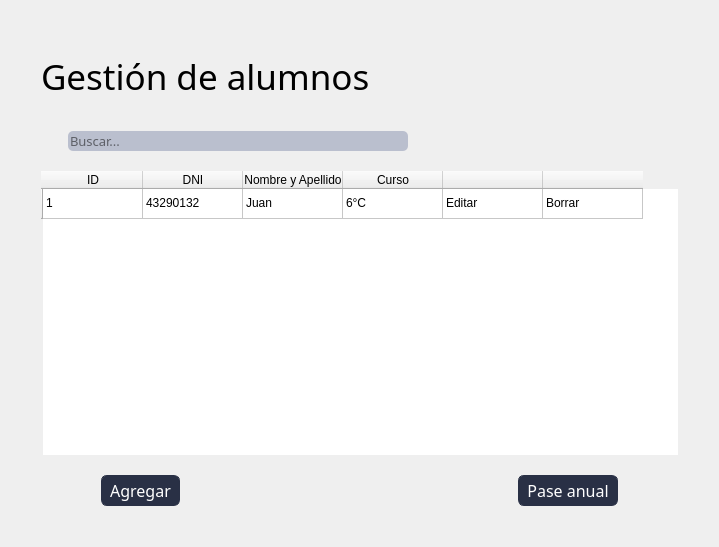
<?xml version="1.0" encoding="UTF-8"?>
<ui version="4.0">
 <class>Form</class>
 <widget class="QWidget" name="Form">
  <property name="geometry">
   <rect>
    <x>0</x>
    <y>0</y>
    <width>719</width>
    <height>547</height>
   </rect>
  </property>
  <property name="windowTitle">
   <string>Form</string>
  </property>
  <property name="styleSheet">
   <string notr="true">*{
    font-family: 'Oswald', sans-serif;
    font-weight: 400;
}

QMenuBar{
    background-color: #293045;
    padding: 0;    
    font-size: 14px;
    color:white;
}

QMenuBar:item{
    padding: 17px;
    border-radius: 10px;

}

QMenuBar:item:selected{
    background-color: #768AC5;
    color:black;
    border-radius: 5px;
    margin: 10px;
    
    

}

QMenu{
    background-color: #293045;

    color: white;
}

QMenu:item{
    padding: 5px;
    border-radius: 5px;
}

QMenu:item:selected{
    background-color: #768AC5;
    color:white;

}
Qmenu#icon{
   icon:size 40px; 
    
}


QRadioButton:indicator{
    border-style: solid;
    border-color:  #293045;
    border-radius: 6%;
    border-width:  2px;
    background-color: #BABFCE;
}
QRadioButton::indicator:checked{
    background-color: #768AC5;
}

#label{
    font-size: 35px;
}

#usuariosLabel{
    font-size: 14px;
}

#contraseALabel{
    font-size: 14px;
}

#usuariosLineEdit{
    width: 170px;
    height: 20px;
    border-radius: 10px;
}

#passwordLineEdit{
    width: 170px;
    height: 20px;
    border-radius: 10px;
}

#labelprofesores{
    font-size: 26px;
}

QLineEdit{
    border-radius: 5px;
    background-color: #BABFCE;
    
}

#title{
    width: 100px;
    height: 200px;
}



QPushButton{
    border-color:#293045;
    border-style: solid;
    border-width: 1px;
    border-radius: 6px;
    background-color: #293045;
    color:#ffffff;
    padding: 3px 8px;

}
QPushButton:hover{
    background-color:#768AC5;
    color:#293045;
}
QPushButton:pressed {
    background-color: #293045;

}

#pushButton_5{
    padding: 10px;
    background-color: #768AC5;
    border-radius: 15%;
}

</string>
  </property>
  <layout class="QHBoxLayout" name="horizontalLayout_3">
   <item>
    <layout class="QVBoxLayout" name="verticalLayout">
     <property name="spacing">
      <number>20</number>
     </property>
     <property name="leftMargin">
      <number>30</number>
     </property>
     <property name="topMargin">
      <number>30</number>
     </property>
     <property name="rightMargin">
      <number>30</number>
     </property>
     <property name="bottomMargin">
      <number>30</number>
     </property>
     <item>
      <widget class="QLabel" name="label">
       <property name="sizePolicy">
        <sizepolicy hsizetype="Fixed" vsizetype="Fixed">
         <horstretch>0</horstretch>
         <verstretch>0</verstretch>
        </sizepolicy>
       </property>
       <property name="minimumSize">
        <size>
         <width>0</width>
         <height>70</height>
        </size>
       </property>
       <property name="font">
        <font>
         <family>Oswald</family>
         <pointsize>-1</pointsize>
         <weight>50</weight>
         <bold>false</bold>
        </font>
       </property>
       <property name="text">
        <string>Gestión de alumnos</string>
       </property>
      </widget>
     </item>
     <item>
      <layout class="QHBoxLayout" name="horizontalLayout_2">
       <item>
        <widget class="QLabel" name="label_2">
         <property name="sizePolicy">
          <sizepolicy hsizetype="Fixed" vsizetype="Fixed">
           <horstretch>0</horstretch>
           <verstretch>0</verstretch>
          </sizepolicy>
         </property>
         <property name="text">
          <string/>
         </property>
         <property name="pixmap">
          <pixmap>lupa.png</pixmap>
         </property>
        </widget>
       </item>
       <item>
        <widget class="QLineEdit" name="lineEdit">
         <property name="sizePolicy">
          <sizepolicy hsizetype="Maximum" vsizetype="Fixed">
           <horstretch>0</horstretch>
           <verstretch>0</verstretch>
          </sizepolicy>
         </property>
         <property name="minimumSize">
          <size>
           <width>340</width>
           <height>0</height>
          </size>
         </property>
         <property name="font">
          <font>
           <family>Oswald</family>
           <pointsize>10</pointsize>
           <weight>50</weight>
           <bold>false</bold>
          </font>
         </property>
         <property name="styleSheet">
          <string notr="true"/>
         </property>
         <property name="placeholderText">
          <string>Buscar...</string>
         </property>
        </widget>
       </item>
       <item>
        <spacer name="horizontalSpacer_2">
         <property name="orientation">
          <enum>Qt::Horizontal</enum>
         </property>
         <property name="sizeHint" stdset="0">
          <size>
           <width>40</width>
           <height>20</height>
          </size>
         </property>
        </spacer>
       </item>
      </layout>
     </item>
     <item>
      <widget class="QTableWidget" name="tableWidget">
       <property name="sizePolicy">
        <sizepolicy hsizetype="Expanding" vsizetype="Expanding">
         <horstretch>0</horstretch>
         <verstretch>0</verstretch>
        </sizepolicy>
       </property>
       <property name="frameShape">
        <enum>QFrame::NoFrame</enum>
       </property>
       <property name="frameShadow">
        <enum>QFrame::Plain</enum>
       </property>
       <property name="sortingEnabled">
        <bool>true</bool>
       </property>
       <row>
        <property name="text">
         <string/>
        </property>
       </row>
       <column>
        <property name="text">
         <string>ID</string>
        </property>
       </column>
       <column>
        <property name="text">
         <string>DNI</string>
        </property>
       </column>
       <column>
        <property name="text">
         <string>Nombre y Apellido</string>
        </property>
       </column>
       <column>
        <property name="text">
         <string>Curso</string>
        </property>
       </column>
       <column>
        <property name="text">
         <string/>
        </property>
       </column>
       <column>
        <property name="text">
         <string/>
        </property>
       </column>
       <item row="0" column="0">
        <property name="text">
         <string>1</string>
        </property>
       </item>
       <item row="0" column="1">
        <property name="text">
         <string>43290132</string>
        </property>
       </item>
       <item row="0" column="2">
        <property name="text">
         <string>Juan </string>
        </property>
       </item>
       <item row="0" column="3">
        <property name="text">
         <string>6°C</string>
        </property>
       </item>
       <item row="0" column="4">
        <property name="text">
         <string>Editar</string>
        </property>
       </item>
       <item row="0" column="5">
        <property name="text">
         <string>Borrar</string>
        </property>
       </item>
      </widget>
     </item>
     <item>
      <layout class="QHBoxLayout" name="horizontalLayout">
       <property name="leftMargin">
        <number>60</number>
       </property>
       <property name="rightMargin">
        <number>60</number>
       </property>
       <item>
        <widget class="QPushButton" name="pushButton_2">
         <property name="font">
          <font>
           <family>Oswald</family>
           <pointsize>12</pointsize>
           <weight>50</weight>
           <bold>false</bold>
          </font>
         </property>
         <property name="styleSheet">
          <string notr="true"/>
         </property>
         <property name="text">
          <string>Agregar</string>
         </property>
        </widget>
       </item>
       <item>
        <spacer name="horizontalSpacer">
         <property name="orientation">
          <enum>Qt::Horizontal</enum>
         </property>
         <property name="sizeHint" stdset="0">
          <size>
           <width>40</width>
           <height>20</height>
          </size>
         </property>
        </spacer>
       </item>
       <item>
        <widget class="QPushButton" name="pushButton">
         <property name="font">
          <font>
           <family>Oswald</family>
           <pointsize>12</pointsize>
           <weight>50</weight>
           <bold>false</bold>
          </font>
         </property>
         <property name="styleSheet">
          <string notr="true"/>
         </property>
         <property name="text">
          <string>Pase anual</string>
         </property>
        </widget>
       </item>
      </layout>
     </item>
    </layout>
   </item>
  </layout>
 </widget>
 <resources/>
 <connections/>
</ui>
